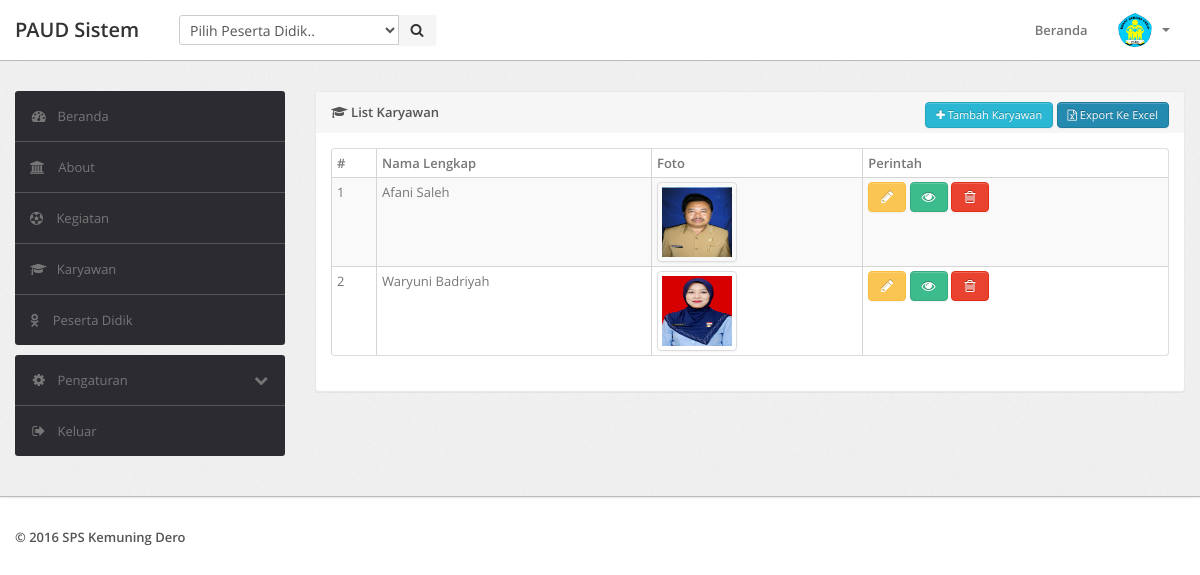
Page /list_karyawan.php (signed in) on the committed database.
### tables this page shows
CREATE TABLE `tkaryawan` (
  `id` int(11) NOT NULL,
  `nama_lengkap` varchar(50) NOT NULL,
  `jenis_kelamin` int(11) NOT NULL,
  `nuptk` int(20) NOT NULL,
  `status` int(11) NOT NULL,
  `agama` int(1) NOT NULL,
  `tempat_lahir` int(11) NOT NULL,
  `tanggal_lahir` date NOT NULL,
  `tanggal_masuk` date NOT NULL,
  `masakerja_seluruhnya` varchar(50) NOT NULL,
  `pendidikan_terakhir` varchar(10) NOT NULL,
  `tahun_lulus` int(11) NOT NULL,
  `jurusan` varchar(50) NOT NULL,
  `pelatihan_berjenjang` varchar(50) NOT NULL,
  `mengajar_kelompok` varchar(50) NOT NULL,
  `jumlah_jam` varchar(30) NOT NULL,
  `negara_id` int(11) NOT NULL,
  `propinsi_id` int(11) NOT NULL,
  `kota_id` int(11) NOT NULL,
  `deskripsi` varchar(255) NOT NULL,
  `image` varchar(100) NOT NULL,
  `create_at` datetime NOT NULL,
  `update_at` datetime NOT NULL
);

### list_karyawan.php (the view, shortened to what this page needs)
<?php
if (isset($_SESSION['username']) && isset($_SESSION['password'])) {
    if ($_SESSION['level'] == 1 || $_SESSION['level'] == 2) {
        include "./include/header.php";
        ?>
        <div class="wrapper">
            <div class="container">
                <div class="row">
                    <?php include './include/sidebar.php'; ?>
                    <div class="span9">
                        <div class="content">
                            <div class="module">
                                <div class="module-head">
                                    <b><i class="menu-icon fa fa-graduation-cap"></i> List Karyawan </b>
                                    <div class="row pull-right">
                                        <a href="karyawan.php" class="btn btn-mini btn-info"><i class="fa fa-plus"></i> Tambah Karyawan</a>
                                        <a href="export_excel.php" class="btn btn-mini btn-primary"><i class="fa fa-file-excel-o"></i> Export Ke Excel</a>
                                    </div>
                                </div>
                                <div class="module-body">
                                    <table class="table table-striped table-bordered table-condensed">
                                    <thead>
                                        <tr>
                                            <th>#</th>
                                            <th>Nama Lengkap</th>
                                            <th>Foto</th>
                                            <th>Perintah</th>
                                        </tr>
                                    </thead>
                                    <tbody>
                                        <?php
                                        $no = 1;
                                        $query = $mysqli->query("SELECT * FROM tkaryawan");
                                        foreach ($query as $data) {
                                            ?>
                                            <tr>
                                                <td><?php echo $no; ?></td>
                                                <td><?php echo $data['nama_lengkap']; ?></td>
                                                <td><img src="<?php echo $data['image']; ?>" class="thumbnail" style="width: 70px; height: 70px"> </td>
                                                <td>
                                                    <a href="karyawan.php?editKaryawan=<?php echo $data['id']; ?>" class="btn btn-warning"><i class="icon-pencil"></i></a>
                                                    <a href="detail_karyawan.php?detailKaryawan=<?php echo $data['id']; ?>" class="btn btn-success"><i class=" icon-eye-open"></i></a>
                                                    <a href="list_karyawan.php?deleteKaryawan=<?php echo $data['id']; ?>" class="btn btn-danger" onclick="return confirm('Are you sure delete this data ?');"><i class="icon-trash"></i></a>
                                                </td>
                                            </tr>
                                            <?php
                                            $no++;
                                        }
                                        ?>
                                    </tbody>
                                </table>
                                </div>
                                <br>
                            </div>
                        </div>
                    </div>
                </div>
            </div>
        </div>
        <?php
        include './include/footer.php';
    } else {
        echo "Sorry, Your not authorization !";
    }
} else {
    header("Location: login.php");
}
?>

### assets/css/theme.css (style rules this page uses)
body { font-size: 13px; font-family: 'Open Sans', Arial, sans-serif; background: #fff; color: #777 }
strong, b { color: #555 }
.wrapper { background: url(../images/bg.png) #eee; border-bottom: 1px solid #bbb; -webkit-box-shadow: 0 1px 2px rgba(0,0,0,0.1); -moz-box-shadow: 0 1px 2px rgba(0,0,0,0.1); box-shadow: 0 1px 2px rgba(0,0,0,0.1); padding: 30px 0 }
body [class^="icon-"], body [class*=" icon-"] { font-size: 14px; line-height: 20px; height: 20px }
.module { background: #fff; -webkit-border-radius: 3px; -moz-border-radius: 3px; border-radius: 3px; border: 1px solid #ccc; border-bottom-color: #bbb; -webkit-box-shadow: 0 0 1px rgba(0,0,0,0.2); -moz-box-shadow: 0 0 1px rgba(0,0,0,0.2); box-shadow: 0 0 1px rgba(0,0,0,0.2); margin-bottom: 30px }
.btn, .btn-box { -webkit-border-radius: 3px; -moz-border-radius: 3px; border-radius: 3px }
.btn [class^="icon-"], .btn-box [class^="icon-"], .btn [class*=" icon-"], .btn-box [class*=" icon-"] { min-width: 16px; text-align: center; display: inline-block!important }
.btn { font-size: 13px; font-weight: 600 }
.btn.btn-mini, .btn.btn-small { font-size: 11px }
.btn { display: inline-block; margin-bottom: 0; font-weight: 400; text-align: center; vertical-align: middle; cursor: pointer; background-image: none; border: 1px solid transparent; white-space: nowrap; padding: 4px 10px; font-size: 13px; line-height: 1.42857; border-radius: 4px; -webkit-user-select: none; -moz-user-select: none; -ms-user-select: none; user-select: none }
.btn-primary { color: #fff; background-color: #248aaf; border-color: #20799a }
.btn-success { color: #fff; background-color: #3cbc8d; border-color: #36a97f }
.btn-info { color: #fff; background-color: #29b7d3; border-color: #25a4be }
.btn-warning { color: #fff; background-color: #fac552; border-color: #f9bd39 }
.btn-danger { color: #fff; background-color: #e9422e; border-color: #e52e18 }
.table { margin-bottom: 0 }
.table th, .table td { border-color: #d5d5d5!important }
.table-bordered thead:first-child tr:first-child>th:first-child, .table-bordered tbody:first-child tr:first-child>td:first-child { -webkit-border-top-left-radius: 2px; -moz-border-radius-topleft: 2px; border-top-left-radius: 2px }
.table-bordered thead:first-child tr:first-child>th:last-child, .table-bordered tbody:first-child tr:first-child>td:last-child { -webkit-border-top-right-radius: 2px; -moz-border-radius-topright: 2px; border-top-right-radius: 2px }
.table-bordered thead:last-child tr:last-child>th:first-child, .table-bordered tbody:last-child tr:last-child>td:first-child, .table-bordered tfoot:last-child tr:last-child>td:first-child { -webkit-border-bottom-left-radius: 2px; -moz-border-radius-bottomleft: 2px; border-bottom-left-radius: 2px }
.table-bordered thead:last-child tr:last-child>th:last-child, .table-bordered tbody:last-child tr:last-child>td:last-child, .table-bordered tfoot:last-child tr:last-child>td:last-child { -webkit-border-bottom-right-radius: 2px; -moz-border-radius-bottomright: 2px; border-bottom-right-radius: 2px }
.module { box-shadow: 0 0 3px rgba(0,0,0,.1); border-color: #e9e9e9; margin-bottom: 20px; background-color: #fff; border-radius: 4px; -webkit-box-shadow: 0 1px 1px rgba(0,0,0,.05); box-shadow: 0 1px 1px rgba(0,0,0,.05); }
.module-head { color: #767676; background-color: #f6f6f6; border-color: #e9e9e9; padding: 10px 15px; border-bottom: 1px solid transparent; border-top-right-radius: 3px; border-top-left-radius: 3px; }
.module-body { padding: 15px }

### rows in the picture
tkaryawan: nama_lengkap "Afani Saleh", image (picture)
tkaryawan: nama_lengkap "Waryuni Badriyah", image (picture)
